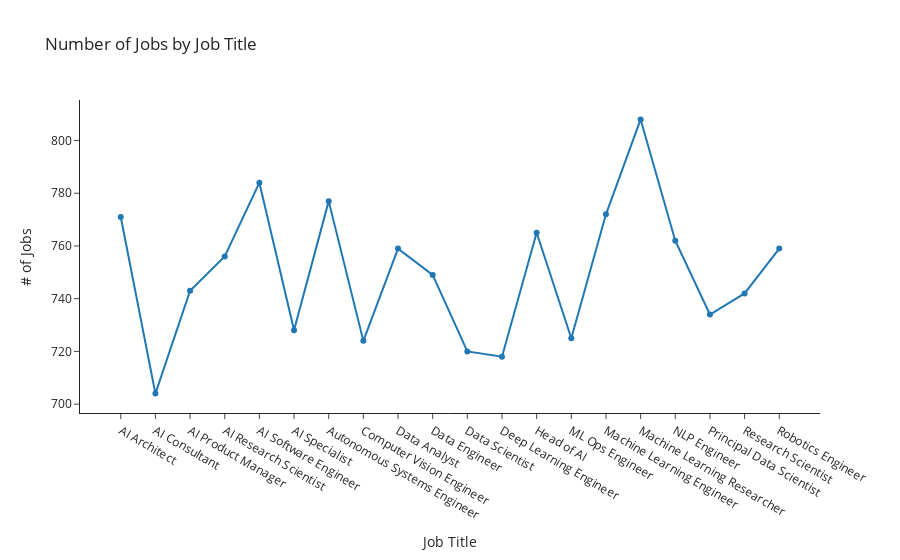

This figure's notebook cell:
### Markdown cell above
## Job Requirements

### Code cell
# job_title count
fig = px.line(df.groupby('job_title')['monthly_salary'].count().reset_index(), x='job_title', y='monthly_salary',
              title='Number of Jobs by Job Title', template='simple_white', markers=True,
              labels={'job_title': 'Job Title', 'monthly_salary': '# of Jobs'})
fig.show()

### Figure 1 — Plotly figure (JSON) as saved in the notebook; plotly's stock layout.template omitted (floating-point values rounded to 4 significant figures)
{"data": [{"hovertemplate": "Job Title=%{x}<br># of Jobs=%{y}<extra></extra>", "legendgroup": "", "line": {"color": "#1F77B4", "dash": "solid"}, "marker": {"symbol": "circle"}, "mode": "markers+lines", "name": "", "orientation": "v", "showlegend": false, "type": "scatter", "x": ["AI Architect", "AI Consultant", "AI Product Manager", "AI Research Scientist", "AI Software Engineer", "AI Specialist", "Autonomous Systems Engineer", "Computer Vision Engineer", "Data Analyst", "Data Engineer", "Data Scientist", "Deep Learning Engineer", "Head of AI", "ML Ops Engineer", "Machine Learning Engineer", "Machine Learning Researcher", "NLP Engineer", "Principal Data Scientist", "Research Scientist", "Robotics Engineer"], "xaxis": "x", "y": [771, 704, 743, 756, 784, 728, 777, 724, 759, 749, 720, 718, 765, 725, 772, 808, 762, 734, 742, 759], "yaxis": "y"}], "layout": {"legend": {"tracegroupgap": 0}, "title": {"text": "Number of Jobs by Job Title"}, "xaxis": {"anchor": "y", "domain": [0, 1], "title": {"text": "Job Title"}}, "yaxis": {"anchor": "x", "domain": [0, 1], "title": {"text": "# of Jobs"}}}}
